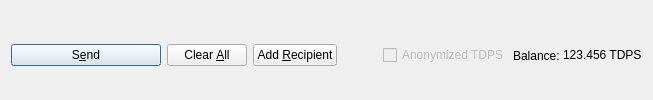
         <widget class="QFrame" name="frame_Send">
          <layout class="QHBoxLayout" name="horizontalLayout">
           <property name="bottomMargin">
            <number>0</number>
           </property>
           <item>
            <widget class="QPushButton" name="sendButton">
             <property name="minimumSize">
              <size>
               <width>150</width>
               <height>0</height>
              </size>
             </property>
             <property name="toolTip">
              <string>Confirm the send action</string>
             </property>
             <property name="text">
              <string>S&amp;end</string>
             </property>
             <property name="autoDefault">
              <bool>false</bool>
             </property>
             <property name="default">
              <bool>true</bool>
             </property>
            </widget>
           </item>
           <item>
            <widget class="QPushButton" name="clearButton">
             <property name="sizePolicy">
              <sizepolicy hsizetype="Minimum" vsizetype="Fixed">
               <horstretch>0</horstretch>
               <verstretch>0</verstretch>
              </sizepolicy>
             </property>
             <property name="toolTip">
              <string>Clear all fields of the form.</string>
             </property>
             <property name="text">
              <string>Clear &amp;All</string>
             </property>
             <property name="icon">
              <iconset resource="../tradeplus_coin.qrc">
               <normaloff>:/icons/remove</normaloff>:/icons/remove</iconset>
             </property>
             <property name="autoDefault">
              <bool>false</bool>
             </property>
            </widget>
           </item>
           <item>
            <widget class="QPushButton" name="addButton">
             <property name="toolTip">
              <string>Send to multiple recipients at once</string>
             </property>
             <property name="text">
              <string>Add &amp;Recipient</string>
             </property>
             <property name="icon">
              <iconset resource="../tradeplus_coin.qrc">
               <normaloff>:/icons/add</normaloff>:/icons/add</iconset>
             </property>
             <property name="autoDefault">
              <bool>false</bool>
             </property>
            </widget>
           </item>
           <item>
            <spacer name="horizontalSpacer">
             <property name="orientation">
              <enum>Qt::Horizontal</enum>
             </property>
             <property name="sizeHint" stdset="0">
              <size>
               <width>40</width>
               <height>20</height>
              </size>
             </property>
            </spacer>
           </item>
           <item>
            <layout class="QHBoxLayout" name="horizontalLayout_2">
             <property name="spacing">
              <number>3</number>
             </property>
             <item>
              <widget class="QCheckBox" name="checkzTDPS">
               <property name="enabled">
                <bool>false</bool>
               </property>
               <property name="text">
                <string>Anonymized TDPS</string>
               </property>
              </widget>
             </item>
             <item>
              <widget class="QLabel" name="label">
               <property name="text">
                <string>Balance:</string>
               </property>
              </widget>
             </item>
             <item>
              <widget class="QLabel" name="labelBalance">
               <property name="sizePolicy">
                <sizepolicy hsizetype="Preferred" vsizetype="Fixed">
                 <horstretch>0</horstretch>
                 <verstretch>0</verstretch>
                </sizepolicy>
               </property>
               <property name="cursor">
                <cursorShape>IBeamCursor</cursorShape>
               </property>
               <property name="text">
                <string notr="true">123.456 TDPS</string>
               </property>
               <property name="textInteractionFlags">
                <set>Qt::LinksAccessibleByMouse|Qt::TextSelectableByKeyboard|Qt::TextSelectableByMouse</set>
               </property>
              </widget>
             </item>
            </layout>
           </item>
          </layout>
         </widget>
